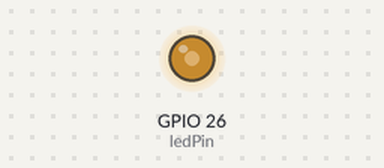
Simulated run of this sketch. Board: ESP32. On the bench: output pins drawn as LEDs (lit = HIGH).

Above: at 0.1 s.
Timing chart, 0 to 1.6 s (numbered marks = the images above):
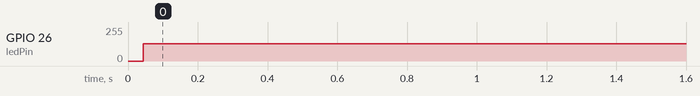

The sketch:

sketch_21HelloLed.ino
```cpp
const int ledPin = 26;  // The GPIO pin for the LED

// the setup function runs once when you press reset or power the board
void setup() {
  // initialize digital pin ledPin as an output.
  pinMode(ledPin, OUTPUT);
}

// the loop function runs over and over again forever
void loop() {
  digitalWrite(ledPin, HIGH);   // turn the LED on (HIGH is the voltage level)
  delay(1);                       // wait for a second
  digitalWrite(ledPin, LOW);    // turn the LED off by making the voltage LOW
  delay(1);                       // wait for a second
}
```

Measured:
- by itself, GPIO 26 (ledPin): 0/255 → 128/255 at 0.04 s
